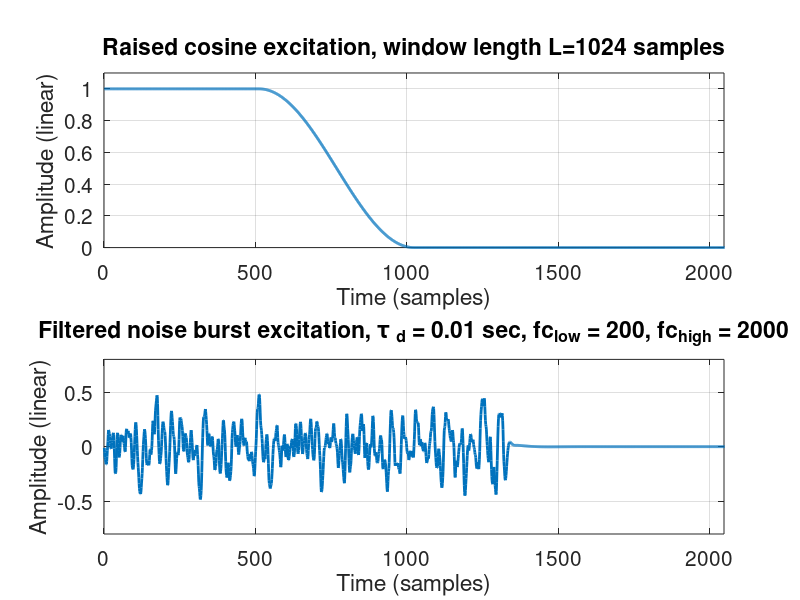

Reproduce this figure in MATLAB.
% plot excitations (raised cosine and filtered noise burst for SMC 2019
% paper)

fs = 44100;
dur = 1;
N = fs*dur;

% raised cosine
winLength = 1024;
e_rc = zeros(N,1); 
n = winLength/2:winLength-1;
w = 0.5 * (1 - cos((2*pi*n)/(winLength-1)));

e_rc(1:winLength/2) = ones(winLength/2, 1);
e_rc(winLength/2+1:winLength) = w;

% filtered noise burst

durNB = 0.03;
flow = 200;
fhigh = 2000;

% noise burst
sampNB = ceil(durNB*fs);
e_nb = [(2*rand(1, sampNB))-1 zeros(1, N-sampNB)]';

% filter
[B, A] = butter(2, [flow/(fs/2) fhigh/(fs/2)], 'bandpass');
e_nb = filter(B, A, e_nb);

figure

subplot(211)
plot(e_rc, 'linewidth', 2);
xlabel('Time (samples)');
ylabel('Amplitude (linear)');
title('Raised cosine excitation, window length L=1024 samples');
xlim([0 2048]);
ylim([0 1.1]);
grid on
set(gca, 'FontSize', 15);

subplot(212)
plot(e_nb, 'linewidth', 2);
xlabel('Time (samples)');
ylabel('Amplitude (linear)');
title('Filtered noise burst excitation, \tau _d = 0.01 sec, fc_{low} = 200, fc_{high} = 2000');
xlim([0 2048]);
ylim([-0.8 0.8]);
grid on
set(gca, 'FontSize', 15);

saveas(gcf, 'figures/excitations', 'epsc');




